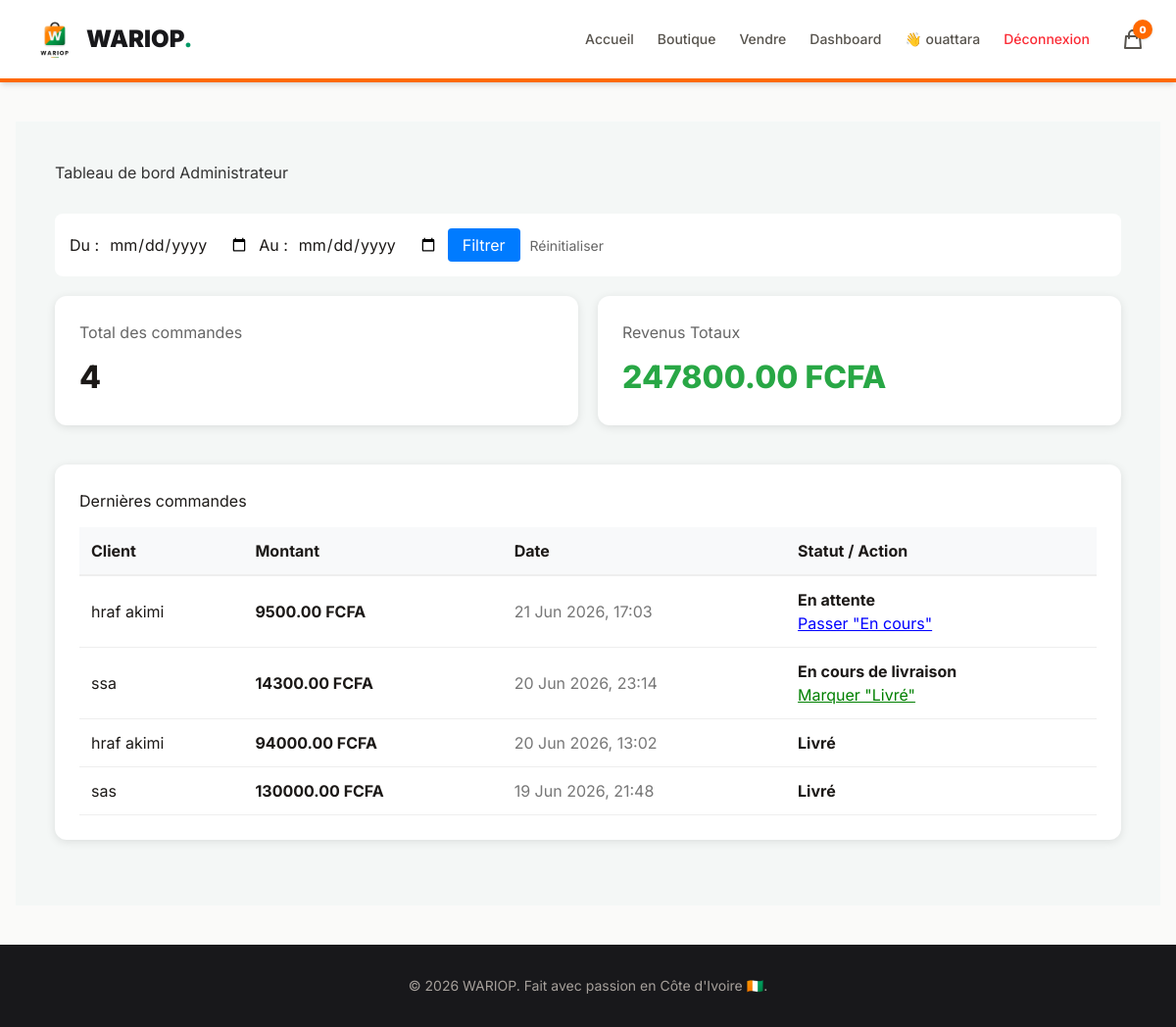
/admin-dashboard/ (signed in), run on the app's committed database.
### boutique/models.py (models this page shows, shortened)
class Commande(models.Model):
    nom_complet = models.CharField(max_length=200, verbose_name="Nom complet")
    telephone = models.CharField(max_length=20, verbose_name="Numéro de téléphone")
    adresse_livraison = models.TextField(verbose_name="Adresse complète de livraison")
    date_creation = models.DateTimeField(auto_now_add=True)
    total = models.DecimalField(decimal_places=2, max_digits=10, default=0.0)
    resume_produits = models.TextField(verbose_name="Articles commandés", blank=True)
    STATUT_CHOICES = [
        ('en_attente', 'En attente'),
        ('en_cours', 'En cours de livraison'),
        ('livre', 'Livré'),
    ]
    statut = models.CharField(max_length=20, choices=STATUT_CHOICES, default='en_attente')

### boutique/views.py (the view)
# urls.py: path('admin-dashboard/', views.dashboard_admin, name='dashboard_admin'),
@user_passes_test(est_admin, login_url='/comptes/login/')
def dashboard_admin(request):
    date_debut = request.GET.get('date_debut')
    date_fin = request.GET.get('date_fin')
    commandes = Commande.objects.all()
    if date_debut:
        commandes = commandes.filter(date_creation__gte=date_debut)
    if date_fin:
        commandes = commandes.filter(date_creation__lte=date_fin)
    total_commandes = commandes.count()
    revenus_totaux = sum(c.total for c in commandes)
    return render(request, 'boutique/dashboard.html', {
        'total_commandes': total_commandes,
        'revenus_totaux': revenus_totaux,
        'dernieres_commandes': commandes.order_by('-date_creation')[:10],
        'date_debut': date_debut,
        'date_fin': date_fin
    })

### boutique/views.py (called while the page is built)
def est_admin(user):
    return user.is_staff

### boutique/templates/boutique/dashboard.html
{% extends 'boutique/base.html' %}
{% block content %}
<div style="padding: 40px; background-color: #f4f7f6; min-height: 100vh;">
    <h1 style="color: #333; margin-bottom: 30px;">Tableau de bord Administrateur</h1>
    <form method="GET" style="margin-bottom: 20px; background: #fff; padding: 15px; border-radius: 8px; display: flex; gap: 10px; align-items: center;">
    <label>Du :</label>
    <input type="date" name="date_debut" value="{{ date_debut }}">
    <label>Au :</label>
    <input type="date" name="date_fin" value="{{ date_fin }}">
    <button type="submit" style="background: #007bff; color: white; padding: 5px 15px; border: none; border-radius: 4px; cursor: pointer;">Filtrer</button>
    <a href="{% url 'dashboard_admin' %}" style="color: #666; text-decoration: none; font-size: 14px;">Réinitialiser</a>
    </form>
    <div style="display: grid; grid-template-columns: repeat(2, 1fr); gap: 20px; margin-bottom: 40px;">
        <div style="background: white; padding: 25px; border-radius: 12px; box-shadow: 0 2px 10px rgba(0,0,0,0.1);">
            <h3 style="color: #666; margin: 0;">Total des commandes</h3>
            <p style="font-size: 32px; font-weight: 800; margin: 10px 0 0 0;">{{ total_commandes }}</p>
        </div>
        <div style="background: white; padding: 25px; border-radius: 12px; box-shadow: 0 2px 10px rgba(0,0,0,0.1);">
            <h3 style="color: #666; margin: 0;">Revenus Totaux</h3>
            <p style="font-size: 32px; font-weight: 800; color: #28a745; margin: 10px 0 0 0;">{{ revenus_totaux }} FCFA</p>
        </div>
    </div>
    <div style="background: white; padding: 25px; border-radius: 12px; box-shadow: 0 2px 10px rgba(0,0,0,0.1);">
        <h2 style="margin-top: 0;">Dernières commandes</h2>
        <table style="width: 100%; border-collapse: collapse; margin-top: 15px;">
            <thead>
                <tr style="background: #f8f9fa; text-align: left;">
                    <th style="padding: 12px; border-bottom: 2px solid #eee;">Client</th>
                    <th style="padding: 12px; border-bottom: 2px solid #eee;">Montant</th>
                    <th style="padding: 12px; border-bottom: 2px solid #eee;">Date</th>
                    <th style="padding: 12px; border-bottom: 2px solid #eee;">Statut / Action</th>
                </tr>
            </thead>
            <tbody>
                {% for cmd in dernieres_commandes %}
                <tr style="border-bottom: 1px solid #eee;">
                    <td style="padding: 12px;">{{ cmd.nom_complet }}</td>
                    <td style="padding: 12px; font-weight: bold;">{{ cmd.total }} FCFA</td>
                    <td style="padding: 12px; color: #777;">{{ cmd.date_creation|date:"d M Y, H:i" }}</td>
                    <td style="padding: 12px;">
                        <div><strong>{{ cmd.get_statut_display }}</strong></div>
                        {% if cmd.statut == 'en_attente' %}
                            <a href="{% url 'changer_statut' cmd.id 'en_cours' %}" style="color: blue; text-decoration: underline;">Passer "En cours"</a>
                        {% elif cmd.statut == 'en_cours' %}
                            <a href="{% url 'changer_statut' cmd.id 'livre' %}" style="color: green; text-decoration: underline;">Marquer "Livré"</a>
                        {% endif %}
                    </td>
                </tr>
                {% endfor %}
            </tbody>
        </table>
    </div>
</div>
{% endblock %}

### boutique/templates/boutique/base.html (shortened to what this page needs)
<!DOCTYPE html>
{% load static %}
<html lang="fr">
<head>
    <script src="https://cdn.jsdelivr.net/npm/@tailwindcss/browser@4"></script>
</head>
<body class="bg-stone-50 text-stone-900 min-h-screen flex flex-col antialiased">
    <nav class="bg-white border-b-4 border-orange-500 sticky top-0 z-50 shadow-md">
        <div class="max-w-7xl mx-auto px-4 sm:px-6 lg:px-8">
            <div class="flex items-center justify-between h-16 md:h-20">
                <div class="flex-shrink-0">
                    <a href="{% url 'liste_produits' %}" class="flex items-center gap-2">
                        <img src="{% static 'boutique/images/wariop_logo.png' %}" alt="Logo WARIOP" class="w-10 h-10 md:w-12 md:h-12 object-contain">
                        <span class="text-xl md:text-2xl font-black text-zinc-900">WARIOP<span class="text-emerald-600">.</span></span>
                    </a>
                </div>
                <div class="hidden md:flex items-center space-x-6">
                    <a href="{% url 'liste_produits' %}" class="text-sm font-medium text-stone-600 hover:text-emerald-600 transition">Accueil</a>
                    <a href="{% url 'liste_produits' %}#produits" class="text-sm font-medium text-stone-600 hover:text-emerald-600 transition">Boutique</a>
                    {% if user.is_authenticated %}
                        {% if user.profilvendeur.est_approuve %}
                            <a href="{% url 'ajouter_produit' %}" class="text-sm font-medium text-stone-600 hover:text-emerald-600 transition">Vendre</a>
                            <a href="{% url 'dashboard_admin' %}" class="text-sm font-medium text-stone-600 hover:text-emerald-600 transition">Dashboard</a>
                        {% endif %}
                        <span class="text-sm font-medium text-stone-600">👋 {{ user.username }}</span>
                        <a href="{% url 'logout' %}" class="text-sm font-medium text-red-500 hover:text-red-700 transition">Déconnexion</a>
                    {% else %}
                        <a href="{% url 'inscription_vendeur' %}" class="text-sm font-medium text-emerald-600 hover:text-emerald-700 transition">Devenir vendeur</a>
                        <a href="{% url 'login' %}" class="text-sm font-medium text-stone-600 hover:text-emerald-600 transition">Se connecter</a>
                    {% endif %}
                    <a href="{% url 'voir_panier' %}" class="relative text-stone-600 hover:text-emerald-600 transition ml-2">
                        <svg class="w-6 h-6" fill="none" stroke="currentColor" viewBox="0 0 24 24"><path stroke-linecap="round" stroke-linejoin="round" stroke-width="2" d="M16 11V7a4 4 0 00-8 0v4M5 9h14l1 12H4L5 9z"/></svg>
                        <span class="absolute -top-2 -right-2 bg-orange-500 text-white text-[10px] font-black w-5 h-5 flex items-center justify-center rounded-full shadow-sm">
                            {{ request.session.panier|length }}
                        </span>
                    </a>
                </div>
            </div>
        </div>
    </nav>
    <main class="flex-grow max-w-7xl mx-auto px-4 py-6 md:py-10 w-full">
        {% block content %}
        {% endblock %}
    </main>
    <footer class="bg-zinc-900 text-stone-400 text-center py-8 text-sm mt-auto">
        &copy; 2026 WARIOP. Fait avec passion en Côte d'Ivoire 🇨🇮.
    </footer>
</body>
</html>

### boutique/templates/boutique/base.html (style rules this page uses)
body { font-family: 'Inter', sans-serif; }
img { max-width: 100%; height: auto; }

### data on the page
Commande: nom_complet "hraf akimi", total "9500.00", date_creation "21 Jun 2026, 17:03", statut "En attente", shows "Passer \"En cours\""
Commande: nom_complet "ssa", total "14300.00", date_creation "20 Jun 2026, 23:14", statut "En cours de livraison", shows "Marquer \"Livré\""
Commande: nom_complet "hraf akimi", total "94000.00", date_creation "20 Jun 2026, 13:02", statut "Livré"
Commande: nom_complet "sas", total "130000.00", date_creation "19 Jun 2026, 21:48", statut "Livré"

### other printed values
{{ user.username }} "ouattara"
{{ request.session.panier|length }} "0"
{{ total_commandes }} "4"
{{ revenus_totaux }} "247800.00"
